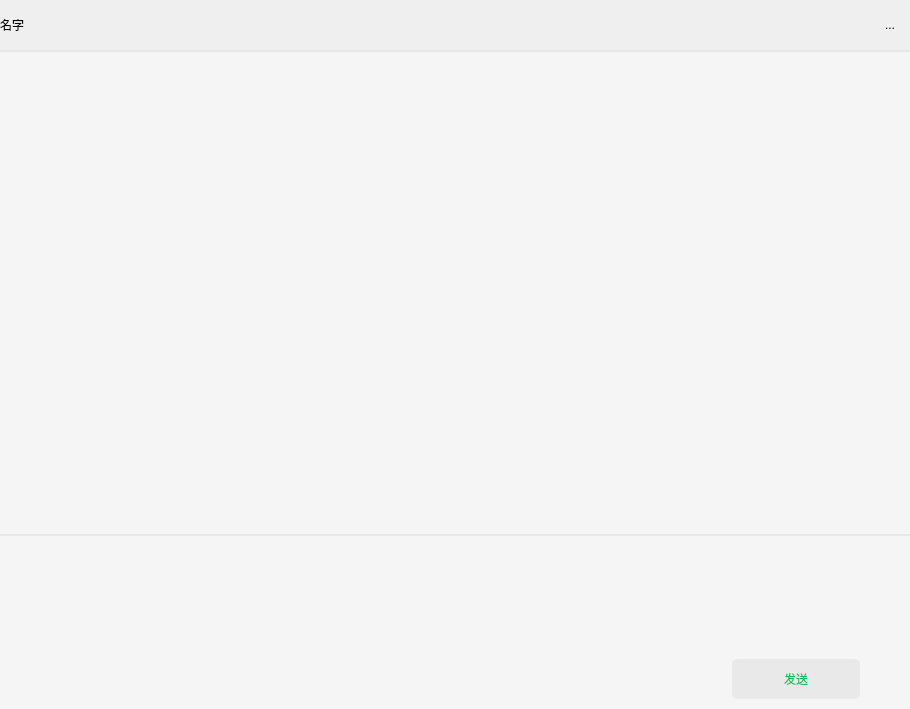
<?xml version="1.0" encoding="UTF-8"?>
<ui version="4.0">
 <class>ChatDlg</class>
 <widget class="QWidget" name="ChatDlg">
  <property name="geometry">
   <rect>
    <x>0</x>
    <y>0</y>
    <width>910</width>
    <height>709</height>
   </rect>
  </property>
  <property name="windowTitle">
   <string>Form</string>
  </property>
  <property name="styleSheet">
   <string notr="true"/>
  </property>
  <layout class="QVBoxLayout" name="verticalLayout_6">
   <property name="spacing">
    <number>0</number>
   </property>
   <property name="leftMargin">
    <number>0</number>
   </property>
   <property name="topMargin">
    <number>0</number>
   </property>
   <property name="rightMargin">
    <number>0</number>
   </property>
   <property name="bottomMargin">
    <number>0</number>
   </property>
   <item>
    <widget class="QWidget" name="widget_8" native="true">
     <property name="styleSheet">
      <string notr="true"/>
     </property>
     <layout class="QVBoxLayout" name="verticalLayout_5">
      <property name="spacing">
       <number>0</number>
      </property>
      <property name="leftMargin">
       <number>0</number>
      </property>
      <property name="topMargin">
       <number>0</number>
      </property>
      <property name="rightMargin">
       <number>0</number>
      </property>
      <property name="bottomMargin">
       <number>0</number>
      </property>
      <item>
       <widget class="QWidget" name="widget" native="true">
        <property name="minimumSize">
         <size>
          <width>0</width>
          <height>50</height>
         </size>
        </property>
        <property name="maximumSize">
         <size>
          <width>16777215</width>
          <height>50</height>
         </size>
        </property>
        <property name="styleSheet">
         <string notr="true">#tbut_inform{
	border:none;
}</string>
        </property>
        <layout class="QHBoxLayout" name="horizontalLayout">
         <property name="spacing">
          <number>0</number>
         </property>
         <property name="leftMargin">
          <number>0</number>
         </property>
         <property name="topMargin">
          <number>0</number>
         </property>
         <property name="rightMargin">
          <number>0</number>
         </property>
         <property name="bottomMargin">
          <number>0</number>
         </property>
         <item>
          <widget class="QLabel" name="label_name">
           <property name="minimumSize">
            <size>
             <width>200</width>
             <height>0</height>
            </size>
           </property>
           <property name="text">
            <string>名字</string>
           </property>
          </widget>
         </item>
         <item>
          <spacer name="horizontalSpacer_3">
           <property name="orientation">
            <enum>Qt::Horizontal</enum>
           </property>
           <property name="sizeHint" stdset="0">
            <size>
             <width>40</width>
             <height>20</height>
            </size>
           </property>
          </spacer>
         </item>
         <item>
          <widget class="QToolButton" name="tbut_inform">
           <property name="minimumSize">
            <size>
             <width>40</width>
             <height>40</height>
            </size>
           </property>
           <property name="maximumSize">
            <size>
             <width>40</width>
             <height>40</height>
            </size>
           </property>
           <property name="cursor">
            <cursorShape>PointingHandCursor</cursorShape>
           </property>
           <property name="text">
            <string>...</string>
           </property>
          </widget>
         </item>
        </layout>
       </widget>
      </item>
      <item>
       <widget class="QWidget" name="widget_2" native="true">
        <layout class="QVBoxLayout" name="verticalLayout">
         <property name="spacing">
          <number>0</number>
         </property>
         <property name="leftMargin">
          <number>0</number>
         </property>
         <property name="topMargin">
          <number>0</number>
         </property>
         <property name="rightMargin">
          <number>0</number>
         </property>
         <property name="bottomMargin">
          <number>0</number>
         </property>
         <item>
          <widget class="QListWidget" name="listWidget_chat">
           <property name="styleSheet">
            <string notr="true">#listWidget_chat{
	border:none;
	border-top:2px solid rgb(231, 231, 231);
	
	background-color: rgb(245, 245, 245);
}
#listWidget_chat::item:hover{
	background-color: rgba(0, 0, 0, 0);
}
#listWidget_chat::item:selected{
	background-color: rgba(0, 0, 0, 0);
}</string>
           </property>
          </widget>
         </item>
        </layout>
       </widget>
      </item>
      <item>
       <widget class="QWidget" name="widget_7" native="true">
        <property name="minimumSize">
         <size>
          <width>0</width>
          <height>175</height>
         </size>
        </property>
        <property name="maximumSize">
         <size>
          <width>16777215</width>
          <height>175</height>
         </size>
        </property>
        <property name="styleSheet">
         <string notr="true"/>
        </property>
        <layout class="QVBoxLayout" name="verticalLayout_4">
         <property name="spacing">
          <number>0</number>
         </property>
         <property name="leftMargin">
          <number>0</number>
         </property>
         <property name="topMargin">
          <number>0</number>
         </property>
         <property name="rightMargin">
          <number>0</number>
         </property>
         <property name="bottomMargin">
          <number>0</number>
         </property>
         <item>
          <widget class="QWidget" name="widget_3" native="true">
           <property name="minimumSize">
            <size>
             <width>0</width>
             <height>45</height>
            </size>
           </property>
           <property name="styleSheet">
            <string notr="true">#widget_3{
	border-top:2px solid rgb(231, 231, 231);
	background-color: rgb(245, 245, 245);
}

#tbut_face{
	border:none;
	border-image: url(:/imageSource/face_default.png);
}
#tbut_face:hover{
	border:none;
	border-image: url(:/imageSource/face_hover.png);
}
#tbut_file{
	border:none;
	border-image: url(:/imageSource/file_default.png);
}
#tbut_face:file{
	border:none;
	border-image: url(:/imageSource/file_hover.png);
}
#tbut_cut{
	border:none;
	border-image: url(:/imageSource/cut_default.png);
}
#tbut_cut:hover{
	border:none;
	border-image: url(:/imageSource/cut_hover.png);
}
#tbut_log{
	border:none;
	border-image: url(:/imageSource/chatLog_default.png);
}
#tbut_log:hover{
	border:none;
	border-image: url(:/imageSource/chatLog_hover.png);
}
#tbut_voice{
	border:none;
	border-image: url(:/imageSource/voice_default.png);
}
#tbut_voice:hover{
	border:none;
	border-image: url(:/imageSource/voice_hover.png);
}
#tbut_video{
	border:none;
	border-image: url(:/imageSource/video_default.png);
}
#tbut_video:hover{
	border:none;

	border-image: url(:/imageSource/video_hover.png);
}</string>
           </property>
           <layout class="QHBoxLayout" name="horizontalLayout_2">
            <property name="spacing">
             <number>5</number>
            </property>
            <property name="leftMargin">
             <number>20</number>
            </property>
            <property name="topMargin">
             <number>0</number>
            </property>
            <property name="rightMargin">
             <number>20</number>
            </property>
            <property name="bottomMargin">
             <number>0</number>
            </property>
            <item>
             <widget class="QToolButton" name="tbut_face">
              <property name="minimumSize">
               <size>
                <width>35</width>
                <height>35</height>
               </size>
              </property>
              <property name="maximumSize">
               <size>
                <width>35</width>
                <height>35</height>
               </size>
              </property>
              <property name="cursor">
               <cursorShape>PointingHandCursor</cursorShape>
              </property>
              <property name="text">
               <string/>
              </property>
             </widget>
            </item>
            <item>
             <widget class="QToolButton" name="tbut_file">
              <property name="minimumSize">
               <size>
                <width>35</width>
                <height>35</height>
               </size>
              </property>
              <property name="maximumSize">
               <size>
                <width>35</width>
                <height>35</height>
               </size>
              </property>
              <property name="cursor">
               <cursorShape>PointingHandCursor</cursorShape>
              </property>
              <property name="text">
               <string/>
              </property>
             </widget>
            </item>
            <item>
             <widget class="QToolButton" name="tbut_cut">
              <property name="minimumSize">
               <size>
                <width>35</width>
                <height>35</height>
               </size>
              </property>
              <property name="maximumSize">
               <size>
                <width>35</width>
                <height>35</height>
               </size>
              </property>
              <property name="cursor">
               <cursorShape>PointingHandCursor</cursorShape>
              </property>
              <property name="text">
               <string/>
              </property>
             </widget>
            </item>
            <item>
             <widget class="QToolButton" name="tbut_log">
              <property name="minimumSize">
               <size>
                <width>35</width>
                <height>35</height>
               </size>
              </property>
              <property name="maximumSize">
               <size>
                <width>35</width>
                <height>35</height>
               </size>
              </property>
              <property name="cursor">
               <cursorShape>PointingHandCursor</cursorShape>
              </property>
              <property name="text">
               <string/>
              </property>
             </widget>
            </item>
            <item>
             <spacer name="horizontalSpacer">
              <property name="orientation">
               <enum>Qt::Horizontal</enum>
              </property>
              <property name="sizeHint" stdset="0">
               <size>
                <width>40</width>
                <height>20</height>
               </size>
              </property>
             </spacer>
            </item>
            <item>
             <widget class="QToolButton" name="tbut_voice">
              <property name="minimumSize">
               <size>
                <width>35</width>
                <height>35</height>
               </size>
              </property>
              <property name="maximumSize">
               <size>
                <width>35</width>
                <height>35</height>
               </size>
              </property>
              <property name="cursor">
               <cursorShape>PointingHandCursor</cursorShape>
              </property>
              <property name="text">
               <string/>
              </property>
             </widget>
            </item>
            <item>
             <widget class="QToolButton" name="tbut_video">
              <property name="minimumSize">
               <size>
                <width>35</width>
                <height>35</height>
               </size>
              </property>
              <property name="maximumSize">
               <size>
                <width>35</width>
                <height>35</height>
               </size>
              </property>
              <property name="cursor">
               <cursorShape>PointingHandCursor</cursorShape>
              </property>
              <property name="text">
               <string/>
              </property>
             </widget>
            </item>
           </layout>
          </widget>
         </item>
         <item>
          <widget class="QWidget" name="widget_6" native="true">
           <layout class="QVBoxLayout" name="verticalLayout_3">
            <property name="spacing">
             <number>0</number>
            </property>
            <property name="leftMargin">
             <number>0</number>
            </property>
            <property name="topMargin">
             <number>0</number>
            </property>
            <property name="rightMargin">
             <number>0</number>
            </property>
            <property name="bottomMargin">
             <number>0</number>
            </property>
            <item>
             <widget class="QWidget" name="widget_4" native="true">
              <layout class="QVBoxLayout" name="verticalLayout_2">
               <property name="spacing">
                <number>0</number>
               </property>
               <property name="leftMargin">
                <number>0</number>
               </property>
               <property name="topMargin">
                <number>0</number>
               </property>
               <property name="rightMargin">
                <number>0</number>
               </property>
               <property name="bottomMargin">
                <number>0</number>
               </property>
               <item>
                <widget class="QTextEdit" name="textEdit_message">
                 <property name="styleSheet">
                  <string notr="true">#textEdit_message{
	border:none;
	background-color: rgb(245, 245, 245);
}</string>
                 </property>
                </widget>
               </item>
               <item>
                <widget class="QWidget" name="widget_5" native="true">
                 <property name="minimumSize">
                  <size>
                   <width>0</width>
                   <height>60</height>
                  </size>
                 </property>
                 <property name="styleSheet">
                  <string notr="true">#but_send{
	border-radius:5px;
	background-color: rgb(233, 233, 233);
	border:none;
	color: rgb(7, 193, 96);
}
#but_send:hover{
	border-radius:5px;
	background-color: rgb(210, 210, 210);
	border:none;
	color: rgb(7, 193, 96);
}
#widget_5{
	background-color: rgb(245, 245, 245);
}</string>
                 </property>
                 <layout class="QHBoxLayout" name="horizontalLayout_3">
                  <property name="spacing">
                   <number>0</number>
                  </property>
                  <property name="leftMargin">
                   <number>0</number>
                  </property>
                  <property name="topMargin">
                   <number>0</number>
                  </property>
                  <property name="rightMargin">
                   <number>50</number>
                  </property>
                  <property name="bottomMargin">
                   <number>0</number>
                  </property>
                  <item>
                   <spacer name="horizontalSpacer_2">
                    <property name="orientation">
                     <enum>Qt::Horizontal</enum>
                    </property>
                    <property name="sizeHint" stdset="0">
                     <size>
                      <width>40</width>
                      <height>20</height>
                     </size>
                    </property>
                   </spacer>
                  </item>
                  <item>
                   <widget class="QPushButton" name="but_send">
                    <property name="minimumSize">
                     <size>
                      <width>128</width>
                      <height>40</height>
                     </size>
                    </property>
                    <property name="maximumSize">
                     <size>
                      <width>128</width>
                      <height>40</height>
                     </size>
                    </property>
                    <property name="text">
                     <string>发送</string>
                    </property>
                   </widget>
                  </item>
                 </layout>
                </widget>
               </item>
              </layout>
             </widget>
            </item>
           </layout>
          </widget>
         </item>
        </layout>
       </widget>
      </item>
     </layout>
    </widget>
   </item>
  </layout>
 </widget>
 <resources/>
 <connections/>
</ui>
